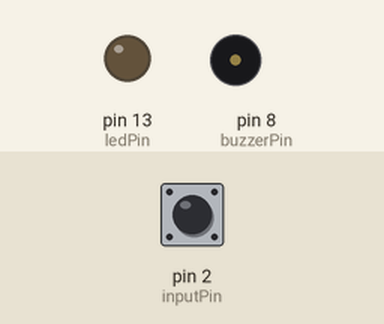
A sketch run on a simulated Arduino Mega 2560, built with avr-gcc and run on an emulated ATmega2560. On the bench: output pins drawn as LEDs (lit = HIGH), buzzer (waves = sounding). Inputs (shaded band) come from the test bench; at power-on: pin 2 (inputPin) HIGH.

Above: at 1.2 s.
1.3 s: pin 2 (inputPin) pulled LOW for 0.15 s
At 1.37 s:
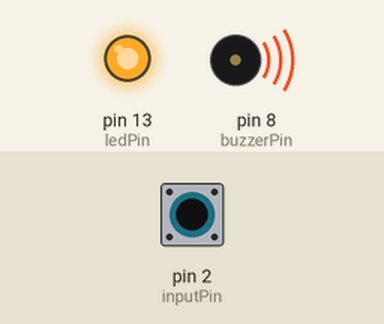
2.9 s: pin 2 (inputPin) pulled LOW for 3.2 s
At 7.4 s:
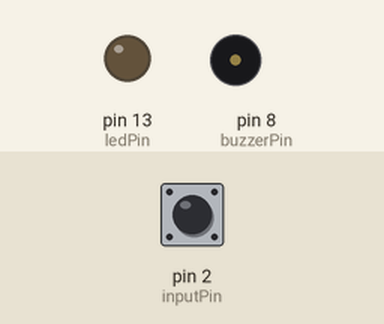
Timing chart, 0 to 8.9 s (numbered marks = the images above; inputs shaded):
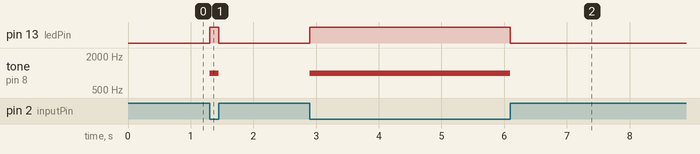

Measured:
- after the input at 1.3 s, pin 13 (ledPin): LOW → HIGH at once, → LOW 0.15 s later; tone on pin 8 (buzzerPin): silent → 1000 Hz at once, → silent 0.15 s later
- after the input at 2.9 s, pin 13 (ledPin): LOW → HIGH at once, → LOW 3.2 s later; tone on pin 8 (buzzerPin): silent → 1000 Hz at once, → silent 3.2 s later

The sketch:

BuzzTest3.ino
```cpp
/*
  BuzzTest3 —— 蜂鳴器測試進階版（不同接腳配置 + 多副程式對照）

  跟 BuzzTest1、BuzzTest2 的差異：
  - BuzzTest2：ledPin=4、buzzerPin 未特別標註、inputPin=3、預設 inputState=1
  - BuzzTest3（本檔）：改用 Arduino Mega 2560 的接法，ledPin=13（板載LED）、
    buzzerPin=8、inputPin=2、預設 inputState=0。同一個「按鈕控制LED+蜂鳴器」
    的邏輯，換了一組接腳，讓學生練習看接線圖改程式，而不是死背腳位數字。

  教學重點：
  - 同時提供 TonControl()（用 tone() 產生固定音）跟 BuzzWithLED()
    （用 digitalWrite() 直接開關蜂鳴器，沒有音調變化）兩種寫法對照，
    體會 tone() 跟 digitalWrite() 驅動蜂鳴器的差別
  - frequencySweep() 示範頻率掃描效果，寫在 loop() 裡但預設用註解關閉，
    可以打開讓學生實驗

  （原始程式為課程資料整理保留，供不同接線版本對照教學用）
*/

const int ledPin = 13;
const int buzzerPin = 8;
const int inputPin = 2;

int inputState = 0;

void setup() {
  pinMode(ledPin, OUTPUT);
  pinMode(buzzerPin, OUTPUT);
  pinMode(inputPin, INPUT_PULLUP);
}

void loop() {
  TonControl();
  // frequencySweep(); // 想看頻率掃描效果時取消這行註解
}

// 用 tone() 依輸入狀態控制 LED 跟蜂鳴器（固定 1000Hz）
void TonControl() {
  inputState = digitalRead(inputPin);
  if (inputState == LOW) {
    digitalWrite(ledPin, HIGH);
    tone(buzzerPin, 1000);
  } else {
    digitalWrite(ledPin, LOW);
    noTone(buzzerPin);
  }
}

// 對照組：直接用 digitalWrite() 開關蜂鳴器，沒有音調（可跟 TonControl 比較差異）
void BuzzWithLED() {
  inputState = digitalRead(inputPin);
  if (inputState == LOW) {
    digitalWrite(ledPin, HIGH);
    digitalWrite(buzzerPin, HIGH);
  } else {
    digitalWrite(ledPin, LOW);
    digitalWrite(buzzerPin, LOW);
  }
}

// 頻率掃描副程式：輸入為 LOW 時從 500Hz 掃到 1500Hz
void frequencySweep() {
  if (inputState == LOW) {
    for (int i = 500; i <= 1500; i += 10) {
      tone(buzzerPin, i);
      delay(5);
    }
  }
}
```
